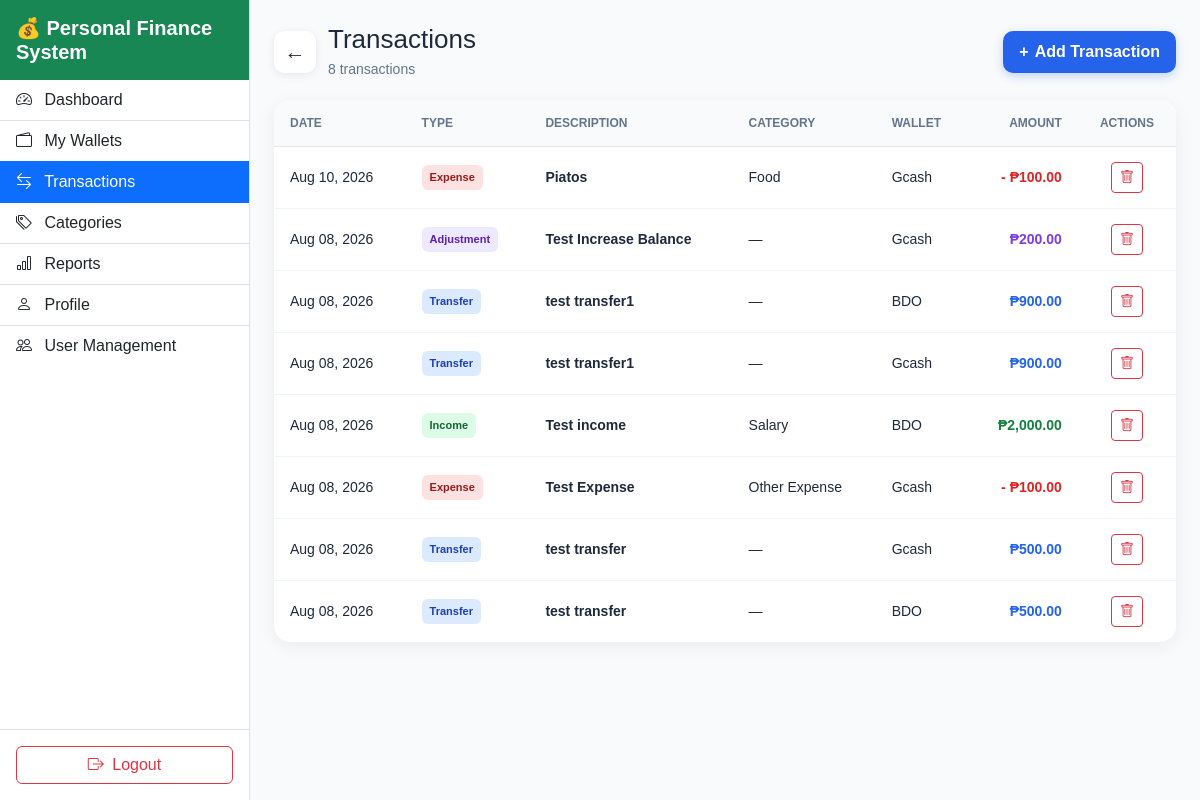
/transactions/index.php (signed in), run on an earlier commit of the app's database.
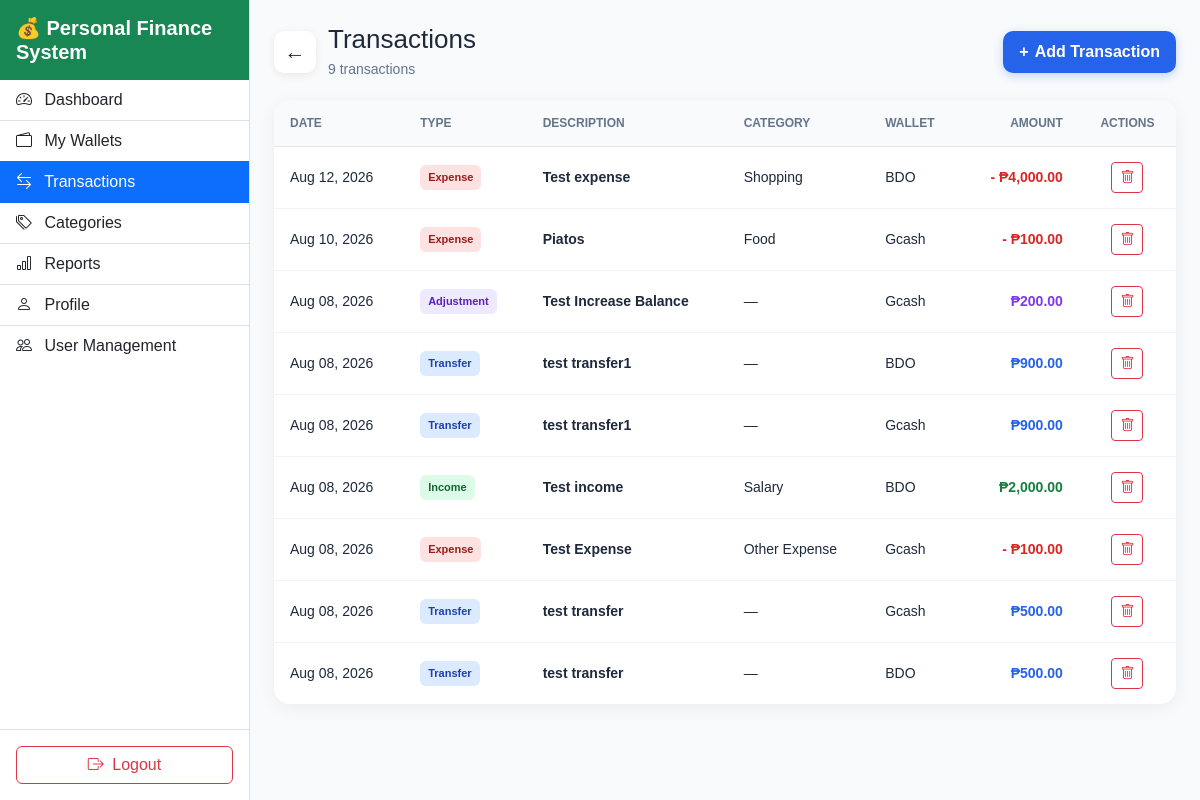
And on a later commit of the database.
### tables this page shows
CREATE TABLE `transactions` (
  `id` bigint(20) unsigned NOT NULL AUTO_INCREMENT,
  `user_id` int(10) unsigned NOT NULL,
  `wallet_id` int(10) unsigned NOT NULL,
  `category_id` int(10) unsigned DEFAULT NULL,
  `type` enum('Income','Expense','Transfer','Adjustment') NOT NULL,
  `amount` decimal(15,2) NOT NULL,
  `transaction_date` date NOT NULL,
  `description` varchar(255) DEFAULT NULL,
  `notes` text DEFAULT NULL,
  `created_at` timestamp NOT NULL DEFAULT current_timestamp(),
  `updated_at` timestamp NOT NULL DEFAULT current_timestamp() ON UPDATE current_timestamp(),
  PRIMARY KEY (`id`),
  KEY `idx_transaction_user` (`user_id`),
  KEY `idx_transaction_wallet` (`wallet_id`),
  KEY `idx_transaction_category` (`category_id`),
  KEY `idx_transaction_date` (`transaction_date`),
  KEY `idx_transaction_type` (`type`),
  CONSTRAINT `fk_transaction_category` FOREIGN KEY (`category_id`) REFERENCES `categories` (`id`) ON DELETE SET NULL ON UPDATE CASCADE,
  CONSTRAINT `fk_transaction_user` FOREIGN KEY (`user_id`) REFERENCES `users` (`id`) ON DELETE CASCADE ON UPDATE CASCADE,
  CONSTRAINT `fk_transaction_wallet` FOREIGN KEY (`wallet_id`) REFERENCES `wallets` (`id`) ON UPDATE CASCADE,
  CONSTRAINT `fk_transactions_category` FOREIGN KEY (`category_id`) REFERENCES `categories` (`id`) ON DELETE SET NULL ON UPDATE CASCADE,
  CONSTRAINT `fk_transactions_user` FOREIGN KEY (`user_id`) REFERENCES `users` (`id`) ON DELETE CASCADE ON UPDATE CASCADE,
  CONSTRAINT `fk_transactions_wallet` FOREIGN KEY (`wallet_id`) REFERENCES `wallets` (`id`) ON DELETE CASCADE ON UPDATE CASCADE
);

CREATE TABLE `categories` (
  `id` int(10) unsigned NOT NULL AUTO_INCREMENT,
  `user_id` int(10) unsigned DEFAULT NULL,
  `name` varchar(100) NOT NULL,
  `type` enum('Income','Expense') NOT NULL,
  `description` varchar(255) DEFAULT NULL,
  `status` enum('Active','Inactive') NOT NULL DEFAULT 'Active',
  `created_at` timestamp NOT NULL DEFAULT current_timestamp(),
  `updated_at` timestamp NOT NULL DEFAULT current_timestamp() ON UPDATE current_timestamp(),
  PRIMARY KEY (`id`),
  KEY `idx_category_user` (`user_id`),
  KEY `idx_category_type` (`type`),
  CONSTRAINT `fk_category_user` FOREIGN KEY (`user_id`) REFERENCES `users` (`id`) ON DELETE CASCADE ON UPDATE CASCADE
);

CREATE TABLE `wallets` (
  `id` int(10) unsigned NOT NULL AUTO_INCREMENT,
  `user_id` int(10) unsigned NOT NULL,
  `wallet_type_id` int(10) unsigned NOT NULL,
  `name` varchar(100) NOT NULL,
  `description` varchar(255) DEFAULT NULL,
  `initial_balance` decimal(15,2) NOT NULL DEFAULT 0.00,
  `currency` varchar(10) NOT NULL DEFAULT 'PHP',
  `status` enum('Active','Archived') NOT NULL DEFAULT 'Active',
  `created_at` timestamp NOT NULL DEFAULT current_timestamp(),
  `updated_at` timestamp NOT NULL DEFAULT current_timestamp() ON UPDATE current_timestamp(),
  PRIMARY KEY (`id`),
  KEY `idx_wallet_user` (`user_id`),
  KEY `idx_wallet_type` (`wallet_type_id`),
  CONSTRAINT `fk_wallet_type` FOREIGN KEY (`wallet_type_id`) REFERENCES `wallet_types` (`id`) ON UPDATE CASCADE,
  CONSTRAINT `fk_wallet_user` FOREIGN KEY (`user_id`) REFERENCES `users` (`id`) ON DELETE CASCADE ON UPDATE CASCADE
);

### transactions/index.php (the view, shortened to what the changed rows need)
<?php
require_once __DIR__ . '/../app/config/database.php';
$userId = (int) $_SESSION['user_id'];
$user = $_SESSION['user'] ?? [];
$isAdmin =
    isset($user['role']) &&
    $user['role'] === 'Admin';
$sql = "
    SELECT
        t.id,
        t.wallet_id,
        t.category_id,
        t.type,
        t.amount,
        t.transaction_date,
        t.description,
        t.notes,
        w.name AS wallet_name,
        c.name AS category_name
    FROM transactions t
    INNER JOIN wallets w
        ON t.wallet_id = w.id
    LEFT JOIN categories c
        ON t.category_id = c.id
    WHERE t.user_id = :user_id
    ORDER BY
        t.transaction_date DESC,
        t.id DESC
";
$stmt = $pdo->prepare($sql);
$stmt->execute([
    ':user_id' => $userId
]);
$transactions = $stmt->fetchAll();
$totalTransactions =
    count($transactions);
?>
<!DOCTYPE html>
<html lang="en">
<head>
<link
        href="https://cdn.jsdelivr.net/npm/bootstrap@5.3.7/dist/css/bootstrap.min.css"
        rel="stylesheet"
    >
    <link
        rel="stylesheet"
        href="https://cdn.jsdelivr.net/npm/bootstrap-icons@1.13.1/font/bootstrap-icons.min.css"
    >
<link
    rel="stylesheet"
    href="<?= BASE_URL ?>assets/css/style.css"
>
<link
    rel="stylesheet"
    href="<?= BASE_URL ?>assets/css/style_transaction_index.css"
>
</head>
<body>
<main
    class="
        transactions-content
    "
>
<div class="page-header">
    <div class="page-title-wrapper">
        <h1 class="page-title">
            Transactions
        </h1>
        <p class="transaction-count">
            <?= $totalTransactions ?>
            transaction<?= $totalTransactions === 1 ? '' : 's' ?>
        </p>
    </div>
</div>
<?php if (empty($transactions)): ?>
    <div class="empty-state">
        <div class="empty-icon">
            💰
        </div>
        <h2>
            No transactions yet
        </h2>
        <p>
            Start recording your income and expenses.
        </p>
        <a
            href="<?= BASE_URL ?>transactions/create.php"
            class="empty-add-button"
        >
            Add Your First Transaction
        </a>
    </div>
<?php else: ?>
    <div class="desktop-table">
        <table>
            <thead>
                <tr>
                    <th>
                        Date
                    </th>
                    <th>
                        Type
                    </th>
                    <th>
                        Description
                    </th>
                    <th>
                        Category
                    </th>
                    <th>
                        Wallet
                    </th>
                    <th style="text-align:right;">
                        Amount
                    </th>
                    <?php if ($isAdmin): ?>
                        <th style="text-align:center;">
                            Actions
                        </th>
                    <?php endif; ?>
                </tr>
            </thead>
            <tbody>
                <?php foreach (
                    $transactions
                    as $transaction
                ): ?>
                    <?php
                    $type =
                        $transaction['type'];
                    $badgeClass =
                        'badge-' .
                        strtolower($type);
                    $description =
                        $transaction['description'];
                    ?>
                    <tr>
                        <td class="desktop-date">
                            <?= date(
                                'M d, Y',
                                strtotime(
                                    $transaction[
                                        'transaction_date'
                                    ]
                                )
                            ) ?>
                        </td>
                        <td>
                            <span
                                class="type-badge
                                <?= htmlspecialchars(
                                    $badgeClass
                                ) ?>"
                            >
                                <?= htmlspecialchars(
                                    $type
                                ) ?>
                            </span>
                        </td>
                        <td class="desktop-description">
                            <?= htmlspecialchars(
                                $description
                            ) ?>
                        </td>
                        <td>
                            <?= $transaction[
                                'category_name'
                            ]
                                ? htmlspecialchars(
                                    $transaction[
                                        'category_name'
                                    ]
                                )
                                : '—'
                            ?>
                        </td>
                        <td>
                            <?= htmlspecialchars(
                                $transaction[
                                    'wallet_name'
                                ]
                            ) ?>
                        </td>
                        <td
                            class="desktop-amount
                            <?= $type === 'Income'
                                ? 'amount-income'
                                : (
                                    $type === 'Expense'
                                        ? 'amount-expense'
                                        : (
                                            $type === 'Transfer'
                                                ? 'amount-transfer'
                                                : 'amount-adjustment'
                                        )
                                )
                            ?>"
                        >
                            <?= $type === 'Expense'
                                ? '-'
                                : ''
                            ?>
                            ₱<?= number_format(
                                (float)
                                $transaction['amount'],
                                2
                            ) ?>
                        </td>
                        <?php if ($isAdmin): ?>
                            <td style="text-align:center;">
                                <form
                                    action="<?= BASE_URL ?>transactions/delete.php"
                                    method="POST"
                                    onsubmit="return confirm('Are you sure you want to delete this transaction? This action cannot be undone.');"
                                    class="d-inline"
                                >
                                    <button
                                        type="submit"
                                        class="btn btn-sm btn-outline-danger"
                                        title="Delete transaction"
                                    >
                                        <i class="bi bi-trash"></i>
                                    </button>
                                </form>
                            </td>
                        <?php endif; ?>
                    </tr>
                <?php endforeach; ?>
            </tbody>
        </table>
    </div>
<?php endif; ?>
</body>
</html>

What changed in the data, as far as the page shows it:
added transactions: transaction_date "Aug 12, 2026", type "Expense", description "Test expense", category.name "Shopping", wallet.name "BDO", amount "4,000.00"
Also different on the page:
$totalTransactions: "8" → "9"
